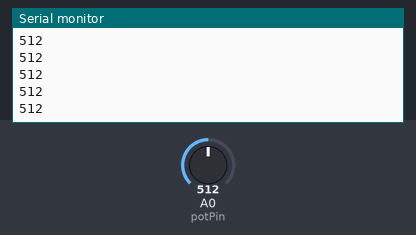
The sketch below on a simulated Arduino Uno, built with avr-gcc and run on an emulated ATmega328P. Parts: the last lines printed to the serial monitor. Inputs (shaded band) come from the test bench; at power-on: A0 (potPin) = 512.

Above: at 1.2 s.
1.3 s: A0 (potPin) set to 716
At 1.86 s:
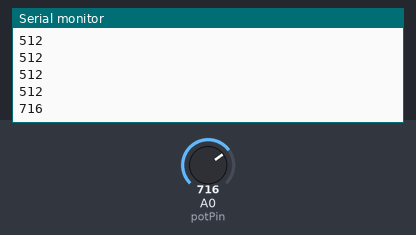
2.8 s: A0 (potPin) set to 900
At 2.82 s:
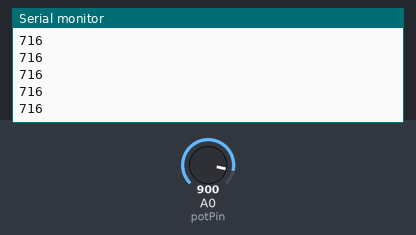
Timing chart, 0 to 5.8 s (numbered marks = the images above; inputs shaded):
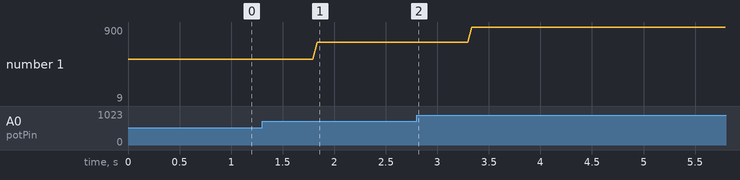

The sketch:

readPotentiometer.ino
```cpp
/* Analog Read */
int potPin = A0;    // select the input pin for the potentiometer
int val = 0;       // variable to store the value coming from the sensor

void setup() {
  Serial.begin(1200);
}

void loop() {
  val = analogRead(potPin);    // read the value from the sensor
  Serial.println(val);
  delay(10);
}
```

Measured:
- after the input at 1.3 s, the serial monitor: prints a new line after 0.53 s (image 1)
- plotted number 1: 512 → 716 after the input at 1.3 s, 716 → 9 after the input at 2.8 s
